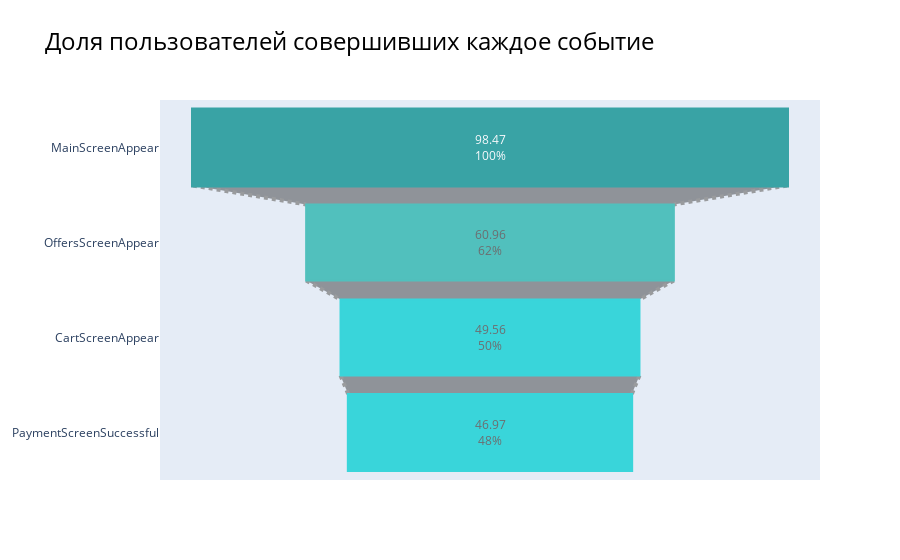

The cell this chart's notebook holds for it:
### Code cell
#Обучение отбрасываем
table = table.query("event_name	!= 'Tutorial'")
#Построение диаграммы воронки
fig = go.Figure(go.Funnel(
    y = table['event_name'],
    x = table['ratio'],
    textposition = "inside",
    textinfo = "value+percent initial",
    opacity = 0.75, marker = {"color": ["#008B8B", "#20B2AA", "#00CED1", "#00CED1", "#B0E0E6"],
    "line": {"width": [4, 2, 2, 3, 1, 1], "color": ["#008B8B", "#20B2AA", "#00CED1", "#00CED1", "#B0E0E6"]}},
    connector = {"line": {"color": "#808080", "dash": "dot", "width": 4}})
    )
fig.update_layout(title=dict(text='Доля пользователей совершивших каждое событие', 
                             font=dict(size=24, color='black')))
fig.show()

### Figure 1 — Plotly figure (JSON) as saved in the notebook; plotly's stock layout.template omitted (floating-point values rounded to 4 significant figures)
{"data": [{"connector": {"line": {"color": "#808080", "dash": "dot", "width": 4}}, "marker": {"color": ["#008B8B", "#20B2AA", "#00CED1", "#00CED1", "#B0E0E6"], "line": {"color": ["#008B8B", "#20B2AA", "#00CED1", "#00CED1", "#B0E0E6"], "width": [4, 2, 2, 3, 1, 1]}}, "opacity": 0.75, "textinfo": "value+percent initial", "textposition": "inside", "type": "funnel", "x": [98.47, 60.96, 49.56, 46.97], "y": ["MainScreenAppear", "OffersScreenAppear", "CartScreenAppear", "PaymentScreenSuccessful"]}], "layout": {"autosize": true, "title": {"font": {"color": "black", "size": 24}, "text": "Доля пользователей совершивших каждое событие"}, "xaxis": {"autorange": true, "range": [-54.71, 54.71], "type": "linear"}, "yaxis": {"autorange": true, "range": [3.5, -0.5], "type": "category"}}}
